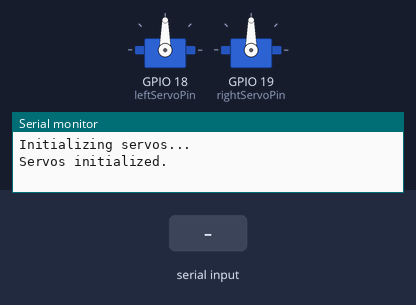
A sketch run on a simulated ESP32. Parts: 2 × servo, the last lines printed to the serial monitor. The test bench sets the inputs (shaded band).

Above: at 2.2 s.
2.3 s: "L" received over Serial
At 2.45 s:
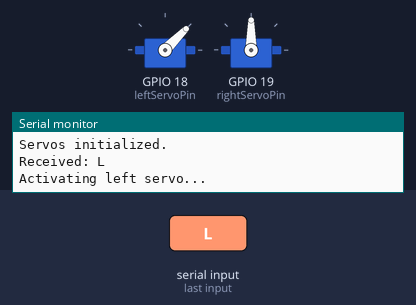
4.1 s: "R" received over Serial
At 4.25 s:
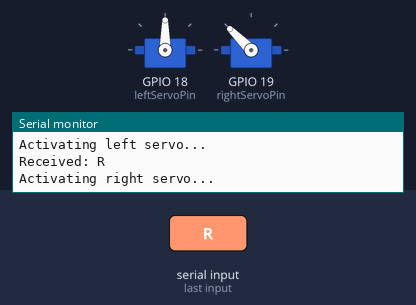
Timing chart, 0 to 7.1 s (numbered marks = the images above; inputs shaded):
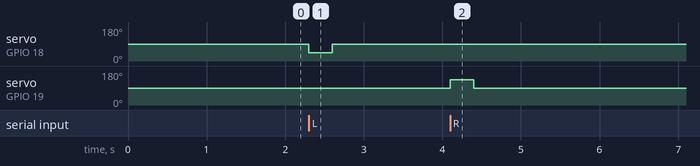

The sketch:

lab.ino
```cpp
#include <ESP32Servo.h>
#include <analogWrite.h>
#include <tone.h>
#include <ESP32Tone.h>
#include <ESP32PWM.h>

Servo leftServo;
Servo rightServo;

const int leftServoPin = 18;
const int rightServoPin = 19;

void setup() {
    Serial.begin(115200);
    delay(1000);  // Allow time for Serial Monitor to start

    Serial.println("Initializing servos...");

    // Attach servos
    leftServo.attach(leftServoPin);
    rightServo.attach(rightServoPin);

    leftServo.write(90);
    rightServo.write(90);

    Serial.println("Servos initialized.");
}

void loop() {
    if (Serial.available()) {
        char command = Serial.read();
        Serial.print("Received: ");
        Serial.println(command);

        if (command == 'L') {
            Serial.println("Activating left servo...");
            leftServo.write(45);
            delay(300);
            leftServo.write(90);
        }

        else if (command == 'R') {
            Serial.println("Activating right servo...");
            rightServo.write(135);
            delay(300);
            rightServo.write(90);
        }
    }
}
```

Measured:
- after the input at 2.3 s, servo on GPIO 18 (leftServoPin): 90° → 45° at once, → 90° 0.30 s later
- after the input at 4.1 s, servo on GPIO 19 (rightServoPin): 90° → 135° at once, → 90° 0.30 s later
